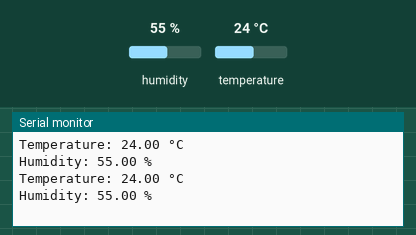
A sketch run on a simulated Arduino Uno, built with avr-gcc and run on an emulated ATmega328P. Parts: the last lines printed to the serial monitor. Inputs (shaded band) come from the test bench; at power-on: humidity 55 %, temperature 24 °C.

Above: at 5.8 s.
5.9 s: humidity set to 22 %
At 10.8 s:
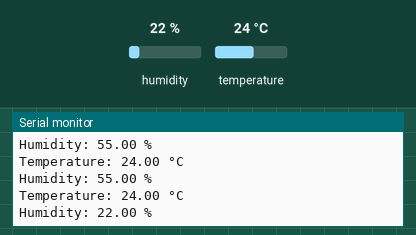
11.9 s: temperature set to 12 °C
At 15.5 s:
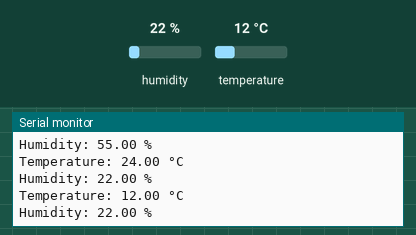
17.9 s: humidity set to 40 %
At 21.4 s:
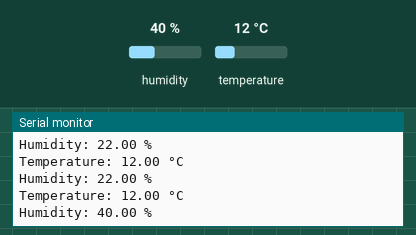
Timing chart, 0 to 22.9 s (numbered marks = the images above; inputs shaded):
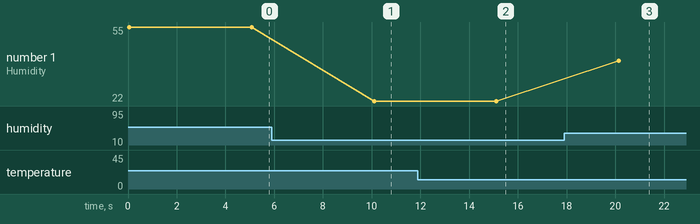

The sketch:

uno.ino
```cpp
#include <DHT.h>

#define DHTPIN 13
#define DHTTYPE DHT11

DHT dht(DHTPIN, DHTTYPE);

void setup() {
  Serial.begin(9600);
  dht.begin();
}

void loop() {
  float temperature = dht.readTemperature(); // Celsius
  float humidity = dht.readHumidity();

  if (isnan(temperature) || isnan(humidity)) {
    Serial.println("Sensor read failed");
    return;
  }

  Serial.print("Temperature: ");
  Serial.print(temperature);
  Serial.println(" °C");

  Serial.print("Humidity: ");
  Serial.print(humidity);
  Serial.println(" %");

  delay(5000); // DHT11 needs >= 1s
}
```

Measured:
- after the input at 5.9 s, the serial monitor: prints a new line after 4.2 s (image 1)
- after the input at 11.9 s, the serial monitor: prints a new line after 3.2 s (image 2)
- after the input at 17.9 s, the serial monitor: prints a new line after 2.2 s (image 3)
- plotted number 1: 55 → 22 after the input at 5.9 s, 22 → 40 after the input at 17.9 s
